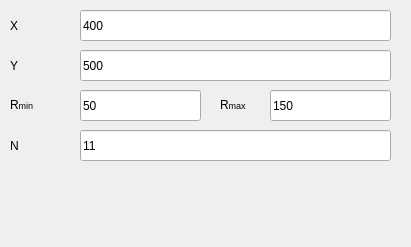
    <widget class="QWidget" name="page_2">
     <property name="geometry">
      <rect>
       <x>0</x>
       <y>0</y>
       <width>411</width>
       <height>247</height>
      </rect>
     </property>
     <attribute name="label">
      <string>Концетрические окружности</string>
     </attribute>
     <widget class="QLabel" name="label_15">
      <property name="geometry">
       <rect>
        <x>10</x>
        <y>130</y>
        <width>61</width>
        <height>31</height>
       </rect>
      </property>
      <property name="text">
       <string>N</string>
      </property>
     </widget>
     <widget class="QLineEdit" name="cir_amount">
      <property name="geometry">
       <rect>
        <x>80</x>
        <y>130</y>
        <width>311</width>
        <height>31</height>
       </rect>
      </property>
      <property name="toolTip">
       <string>Шаг радиусов</string>
      </property>
      <property name="text">
       <string>11</string>
      </property>
     </widget>
     <widget class="QLineEdit" name="max_r">
      <property name="geometry">
       <rect>
        <x>270</x>
        <y>90</y>
        <width>121</width>
        <height>31</height>
       </rect>
      </property>
      <property name="toolTip">
       <string>Максимальный радиус</string>
      </property>
      <property name="text">
       <string>150</string>
      </property>
     </widget>
     <widget class="QLabel" name="label_7">
      <property name="geometry">
       <rect>
        <x>10</x>
        <y>10</y>
        <width>61</width>
        <height>31</height>
       </rect>
      </property>
      <property name="text">
       <string>X</string>
      </property>
     </widget>
     <widget class="QLabel" name="label_8">
      <property name="geometry">
       <rect>
        <x>10</x>
        <y>50</y>
        <width>61</width>
        <height>31</height>
       </rect>
      </property>
      <property name="text">
       <string>Y</string>
      </property>
     </widget>
     <widget class="QLabel" name="label_9">
      <property name="geometry">
       <rect>
        <x>220</x>
        <y>90</y>
        <width>51</width>
        <height>31</height>
       </rect>
      </property>
      <property name="text">
       <string>&lt;html&gt;&lt;head/&gt;&lt;body&gt;&lt;p&gt;R&lt;span style=&quot; font-size:7pt;&quot;&gt;max&lt;/span&gt;&lt;/p&gt;&lt;/body&gt;&lt;/html&gt;</string>
      </property>
     </widget>
     <widget class="QLineEdit" name="y_center_2">
      <property name="geometry">
       <rect>
        <x>80</x>
        <y>50</y>
        <width>311</width>
        <height>31</height>
       </rect>
      </property>
      <property name="toolTip">
       <string>Центр окружностей</string>
      </property>
      <property name="text">
       <string>500</string>
      </property>
     </widget>
     <widget class="QLineEdit" name="x_center_2">
      <property name="geometry">
       <rect>
        <x>80</x>
        <y>10</y>
        <width>311</width>
        <height>31</height>
       </rect>
      </property>
      <property name="toolTip">
       <string>Центр окружностей</string>
      </property>
      <property name="text">
       <string>400</string>
      </property>
     </widget>
     <widget class="QLineEdit" name="min_r">
      <property name="geometry">
       <rect>
        <x>80</x>
        <y>90</y>
        <width>121</width>
        <height>31</height>
       </rect>
      </property>
      <property name="toolTip">
       <string>Максимальный радиус</string>
      </property>
      <property name="text">
       <string>50</string>
      </property>
     </widget>
     <widget class="QLabel" name="label_14">
      <property name="geometry">
       <rect>
        <x>10</x>
        <y>90</y>
        <width>41</width>
        <height>31</height>
       </rect>
      </property>
      <property name="text">
       <string>&lt;html&gt;&lt;head/&gt;&lt;body&gt;&lt;p&gt;R&lt;span style=&quot; font-size:7pt;&quot;&gt;min&lt;/span&gt;&lt;/p&gt;&lt;/body&gt;&lt;/html&gt;</string>
      </property>
     </widget>
    </widget>
